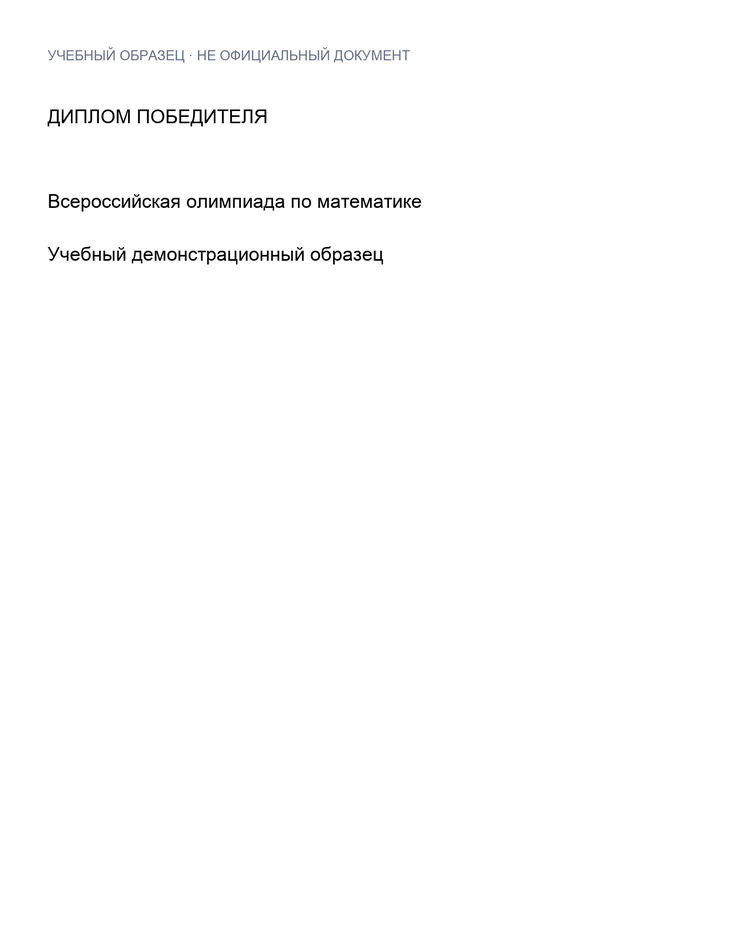
#> input picture samples/achievement.png, 741 x 952 px, shrunk from 1400 x 1800 before the run
$ python -i ocr_worker.py   (imports and definitions only)
#> lines starting #> are read from the running program, lines starting #| are printed output that depends on the picture
"""One engine per subprocess, models loaded once for a batch of pages."""
from concurrent.futures import ThreadPoolExecutor
import contextlib
import csv
import io
import json
import os
from pathlib import Path
import shutil
import subprocess
import sys
from PIL import Image
from ocr_process import worker, shutdown_workers


def enhance_image(source, destination):
#> called with source = 'samples/achievement.png', destination = 'out.png'
    from PIL import ImageOps, ImageFilter
    with Image.open(source) as image:
#> image is the input picture: PIL image 741x952 RGB; mean R, G, B 253.3, 253.3, 253.3
        ImageOps.autocontrast(ImageOps.grayscale(image).filter(
            ImageFilter.GaussianBlur(.8)), cutoff=1).save(destination, compress_level=1)
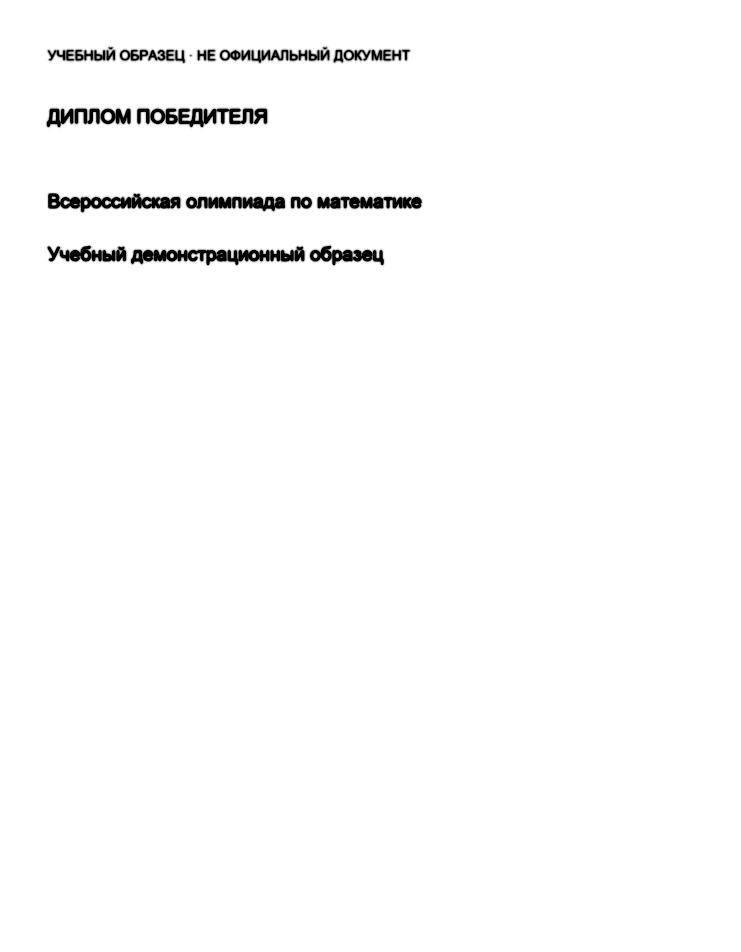
#> saved as out.png: PIL image 741x952 L; min 0, max 255, mean 251


# [71 lines left out: functions native_tesseract, tesseract_node, recognize, not called in this run]


# [21 lines not run here, left out]

>>> result = enhance_image('samples/achievement.png', 'out.png')

$ run again, on samples/certificate_9.png
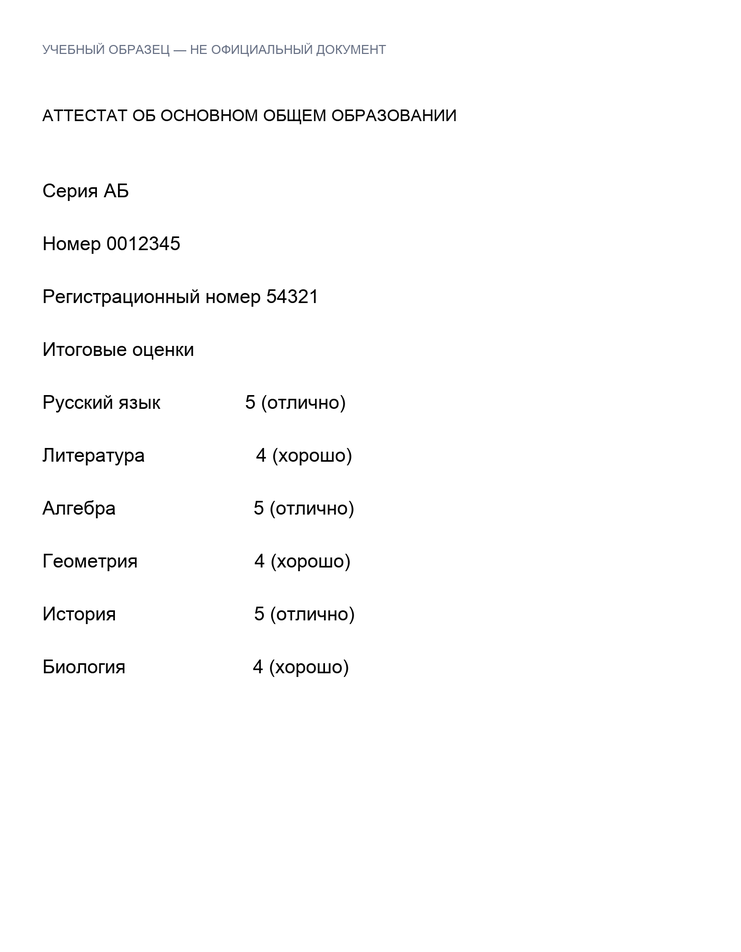
#> input picture samples/certificate_9.png, 741 x 952 px, shrunk from 1400 x 1800 before the run
#> in enhance_image, image is the input picture: PIL image 741x952 RGB; mean R, G, B 251.5, 251.5, 251.5
#> in enhance_image, `ImageOps.autocontrast(ImageOps.grayscale(image).filter( ImageFilter.Ga..`:
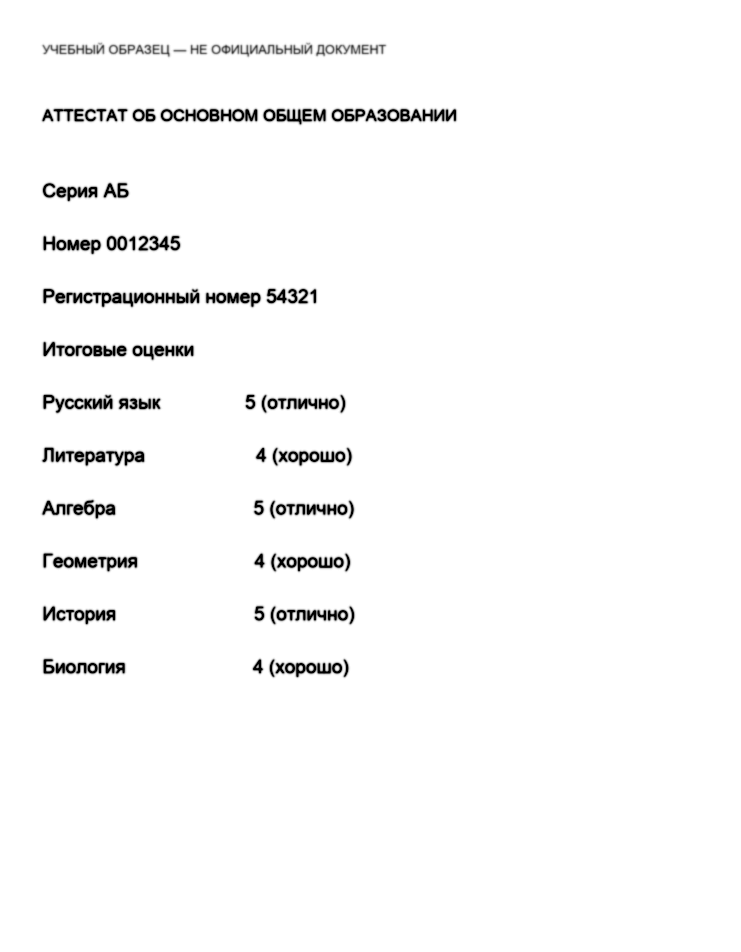
#> saved as out.png: PIL image 741x952 L; min 0, max 255, mean 249.1

$ run again, on samples/diploma_bachelor.png
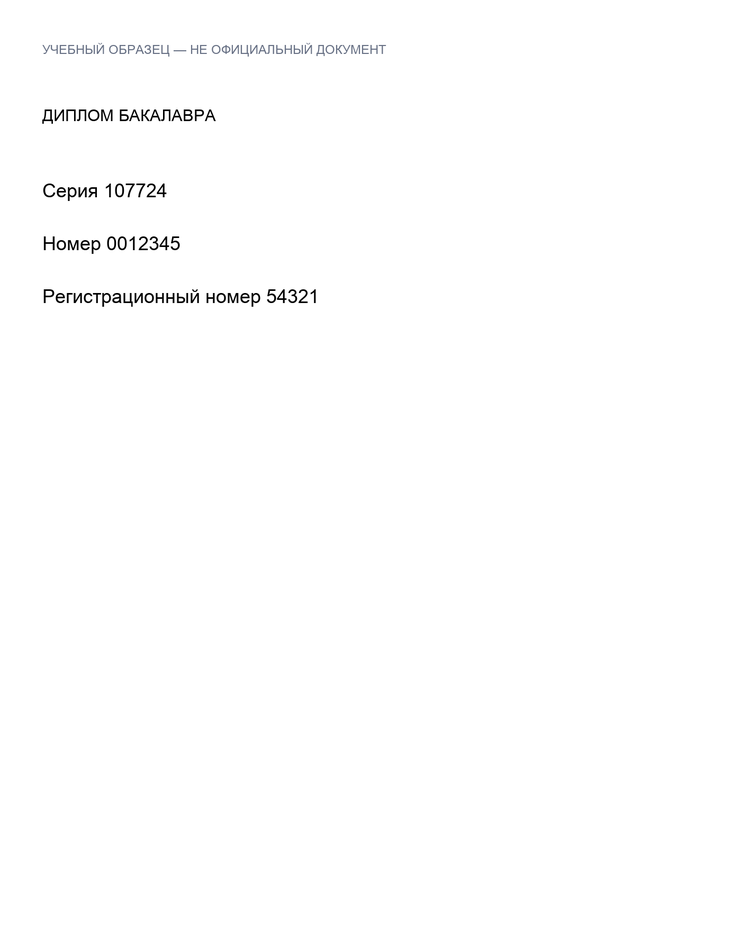
#> input picture samples/diploma_bachelor.png, 741 x 952 px, shrunk from 1400 x 1800 before the run
#> in enhance_image, image is the input picture: PIL image 741x952 RGB; mean R, G, B 253.7, 253.7, 253.7
#> in enhance_image, `ImageOps.autocontrast(ImageOps.grayscale(image).filter( ImageFilter.Ga..`:
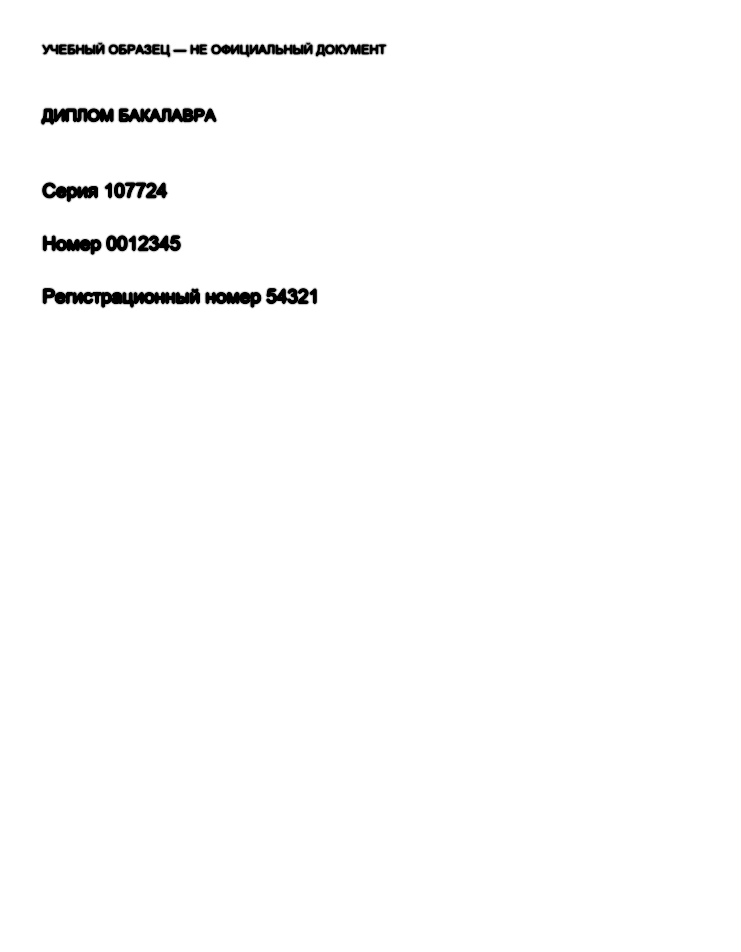
#> saved as out.png: PIL image 741x952 L; min 0, max 255, mean 251.5
